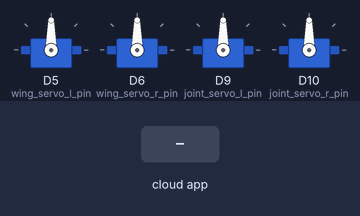
Recording of a sketch running on a simulated Arduino MKR. Shown: 4 × servo. Inputs (shaded band) come from the test bench. WiFi joins after 1.5 s; servers stay silent unless stated; what the sketch prints to the serial monitor is not drawn.

Above: at 4.2 s.
4.3 s: the phone or cloud app sets robot_state to 2
At 4.76 s:
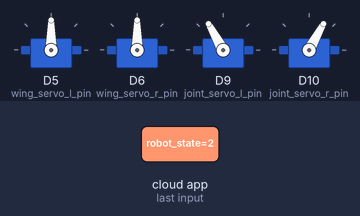
7.3 s: the phone or cloud app sets robot_state to 0
9.8 s: the phone or cloud app sets robot_state to 1
At 10.1 s:
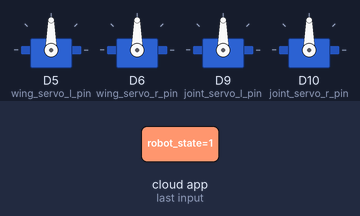
11.3 s: the phone or cloud app sets servo_speed_l to 25
At 12.5 s:
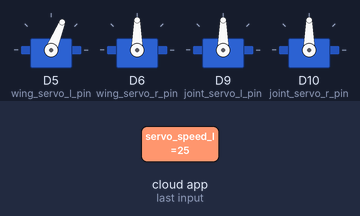
12.8 s: the phone or cloud app sets servo_speed_r to 25
At 13.6 s:
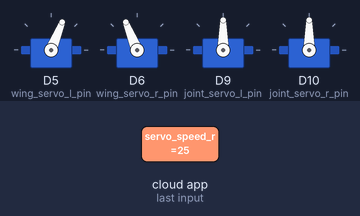
14.3 s: the phone or cloud app sets servo_speed_l to 50
At 14.7 s:
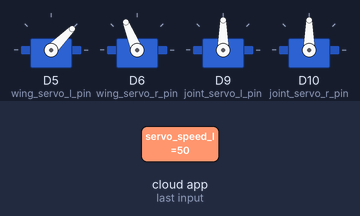
Timing chart, 0 to 16.8 s (numbered marks = the images above; inputs shaded):
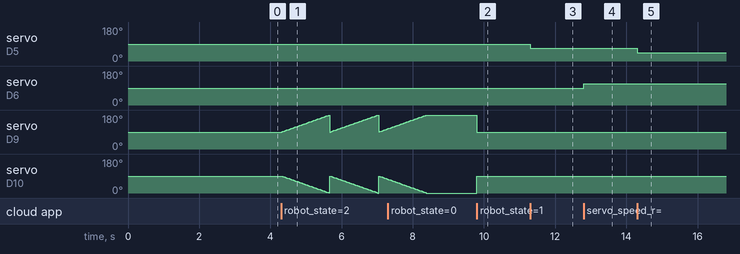

The sketch:

ReconfigurableRobot_mar14a.ino
```cpp
#include "arduino_secrets.h"
/*
  Sketch generated by the Arduino IoT Cloud Thing "ReconfigurableRobot "
  https://create.arduino.cc/cloud/things/9aff2028-a945-4f42-89e8-11ee01053ae4

  Arduino IoT Cloud Variables description

  The following variables are automatically generated and updated when changes are made to the Thing

  float servo_speed_l;
  float servo_speed_r;
  int robot_state;

  Variables which are marked as READ/WRITE in the Cloud Thing will also have functions
  which are called when their values are changed from the Dashboard.
  These functions are generated with the Thing and added at the end of this sketch.
*/

// ## how servos are mounted - joint servos; water mode wing servos should go like breaststroke
// ## too many loops:( -> only print when status changes
// ## delay -> millis()

// Joint servos need to be set to a ABSOLUTE 0or90 value beforehand
#include "thingProperties.h"
#include <Servo.h>

Servo wing_servo_l;
Servo wing_servo_r;
Servo joint_servo_l;
Servo joint_servo_r;

const int wing_servo_l_pin = 5;
const int wing_servo_r_pin = 6;
const int joint_servo_l_pin = 9;
const int joint_servo_r_pin = 10;

void setup() {
  // Initialize serial and wait for port to open:
  Serial.begin(9600);

  // This delay gives the chance to wait for a Serial Monitor without blocking if none is found
  delay(1500);
  // ## change to millis()

  // Set up servo pins
  wing_servo_l.attach(wing_servo_l_pin);
  wing_servo_r.attach(wing_servo_r_pin);
  joint_servo_l.attach(joint_servo_l_pin);
  joint_servo_r.attach(joint_servo_r_pin);

  // Initialize servo positions
  wing_servo_l.write(90);
  wing_servo_r.write(90);
  joint_servo_l.write(90); // I'm assuming Land as default ON/L
  joint_servo_r.write(90);

  // Defined in thingProperties.h
  initProperties();

  // Connect to Arduino IoT Cloud
  ArduinoCloud.begin(ArduinoIoTPreferredConnection);

  /*
     The following function allows you to obtain more information
     related to the state of network and IoT Cloud connection and errors
     the higher number the more granular information you’ll get.
     The default is 0 (only errors).
     Maximum is 4
 */
  setDebugMessageLevel(2);
  ArduinoCloud.printDebugInfo();

  Serial.println("Robot IoT Control Initialized");
}

// ## too many loops:( -> only print when status changes;; delay -> millis()
void loop() {
  ArduinoCloud.update();
  // Your code here
  onRobotStateChange();
}

/*
  Since RobotState is READ_WRITE variable, onRobotStateChange() is
  executed every time a new value is received from IoT Cloud.
*/
void onRobotStateChange()  {
  // Add your code here to act upon RobotState change
  Serial.print("Robot state changed to: ");
  Serial.println(robot_state);

  onServoSpeedLChange();
  onServoSpeedRChange();

  int mapped_speed_l = map(servo_speed_l, 0, 100, 90, 180);
  int mapped_speed_r = map(servo_speed_r, 0, 100, 90, 180);

  switch (robot_state) {

    case 0:
      // stop all servos
      wing_servo_l.write(90);
      wing_servo_r.write(90);

      // joint_servo_l.write(0);
      // joint_servo_r.write(0);

      break;

    case 1:
      // Land
      // For continuous rotation servos, values less than 90 or greater than 90 make them spin.
      wing_servo_l.write(180 - mapped_speed_l);
      wing_servo_r.write(mapped_speed_r);   // 180- makes it go round in circles real fast; making different speed scale mapping makes it a panel

      // Set joint servos to maintain 90
      joint_servo_l.write(90);
      joint_servo_r.write(90);   // ## check how they're mounted; need mounted in reverse direction

      break;

    case 2:
      // Land to water
      // Stop wing servos, joint servos sweep from 90 to 180/ from 90 to 0
      wing_servo_l.write(90);  // stop
      wing_servo_r.write(90);

      // Ramping
      for (int pos = 90; pos <= 180; pos++) {
        joint_servo_l.write(pos);
        joint_servo_r.write(180 - pos);
        // ## sweep one by one? Did sweep one by one from water to land
        delay(15);  // adjust delay for smooth motion
        // ## for better stop use millis() instead
      }

      break;

    case 3:
      // Water
      // Wing servos spin in opposite directions, joint servos hold positions
      // ## check how they're mounted
      wing_servo_l.write(mapped_speed_l);
      // ## speed control variable needed
      wing_servo_r.write(180 - mapped_speed_r);

      joint_servo_l.write(180);
      joint_servo_r.write(0);

      break;

    case 4:
      // Water to land
      // Stop wing servos, joint servos sweep to 90
      wing_servo_l.write(90);    // stop
      wing_servo_r.write(90);

      for (int pos = 180; pos >= 90; pos--) {
        joint_servo_l.write(pos);
        delay(15);  // adjust delay for smooth motion
        // ## for better stop use millis() instead
      }
      for (int pos = 180; pos >= 90; pos--) {
        joint_servo_r.write(180 - pos);
        delay(15);
      }

      break;
  }
}

/*
  Since ServoSpeedL is READ_WRITE variable, onServoSpeedLChange() is
  executed every time a new value is received from IoT Cloud.
*/
void onServoSpeedLChange()  {
  // Add your code here to act upon ServoSpeedL change
  Serial.print("Left servo speed changed to: ");
  Serial.println(servo_speed_l);
}

/*
  Since ServoSpeedR is READ_WRITE variable, onServoSpeedRChange() is
  executed every time a new value is received from IoT Cloud.
*/
void onServoSpeedRChange()  {
  // Add your code here to act upon ServoSpeedR change
  Serial.print("Right servo speed changed to: ");
  Serial.println(servo_speed_r);
}
```

arduino_secrets.h
```cpp
#define SECRET_OPTIONAL_PASS ""
#define SECRET_SSID ""
```

thingProperties.h
```cpp
// Code generated by Arduino IoT Cloud, DO NOT EDIT.

#include <ArduinoIoTCloud.h>
#include <Arduino_ConnectionHandler.h>

const char SSID[]     = SECRET_SSID;    // Network SSID (name)
const char PASS[]     = SECRET_OPTIONAL_PASS;    // Network password (use for WPA, or use as key for WEP)

void onServoSpeedLChange();
void onServoSpeedRChange();
void onRobotStateChange();

float servo_speed_l;
float servo_speed_r;
int robot_state;

void initProperties(){

  ArduinoCloud.addProperty(servo_speed_l, READWRITE, ON_CHANGE, onServoSpeedLChange);
  ArduinoCloud.addProperty(servo_speed_r, READWRITE, ON_CHANGE, onServoSpeedRChange);
  ArduinoCloud.addProperty(robot_state, READWRITE, ON_CHANGE, onRobotStateChange);


}

WiFiConnectionHandler ArduinoIoTPreferredConnection(SSID, PASS);
```

Measured:
- after the input at 4.3 s, servo on D9 (joint_servo_l_pin): ramps from 90° to 180° and jumps back, once every 1.4 s; servo on D10 (joint_servo_r_pin): ramps from 90° to 0° and jumps back, once every 1.4 s
- after the input at 9.8 s, servo on D9 (joint_servo_l_pin): 180° → 90° at once; servo on D10 (joint_servo_r_pin): 0° → 90° at once
- after the input at 11.3 s, servo on D5 (wing_servo_l_pin): 90° → 68° at once
- after the input at 12.8 s, servo on D6 (wing_servo_r_pin): 90° → 112° at once
- after the input at 14.3 s, servo on D5 (wing_servo_l_pin): 68° → 45° at once
